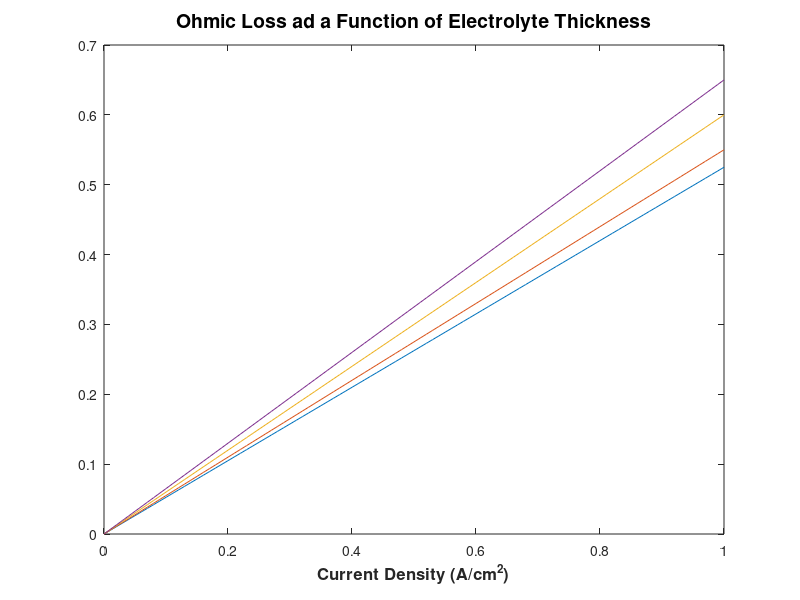

Write the MATLAB code that produced this figure. (Note: this script raises an error after producing the figure.)
%Inputs
i=0.7; %Current density (A/cm^2)
A=100 %Area (cm^2)
L=0.0050; %Electrolyte thickness (cm)
sigma=0.1; %conductivity (ohms/cm)
R_elec=0.005; %Electrical resistance (ohms)

%Calculate the total current
I=i*A;

%Calculate the total ionic resistance
R_ohmic=L/(sigma*A);

%Calculation the Ohmic Voltage Loss
V_ohm=1.*(R_elec+R_ohmic)
i=0:0.01:1; %Current range
L1=0.0025; %Electrolyte thickness of 25 microns
L2=0.0050; %Electrolyte thickness of 50 microns
L3=0.0100; %Electrolyte thickness of 100 microns
L4=0.0150; %Electrolyte thickness of 150 microns

%Calculate the total current
I=i*A;

%Calculate the ohmic voltage loss
R_ionic1=L1/(sigma*A); V_ohm1=I.*(R_elec+R_ionic1);
R_ionic2=L2/(sigma*A); V_ohm2=I.*(R_elec+R_ionic2);
R_ionic3=L3/(sigma*A); V_ohm3=I.*(R_elec+R_ionic3);
R_ionic4=L4/(sigma*A); V_ohm4=I.*(R_elec+R_ionic4);

%Plot the ohmic loss and as a function of electrolyte thickness
figure1=figure('Color',[1 1 1]);
hdlp=plot(i,V_ohm1,i,V_ohm2,i,V_ohm3,i,V_ohm4);
title('Ohmic Loss ad a Function of Electrolyte Thickness','FontSize',14,'FontWeight','Bold')
xlabel('Current Density (A/cm^2)','FontSize',12,'FontWeight','Bold');
ylable('Ohmic Loss(v)','FontSize',12,'FontWeight','Bold');
legend('L=0.0025','L=0.0050','L=0.01','L=0.015')
set(hdlp,'LineWidth',1.5);
grid on;